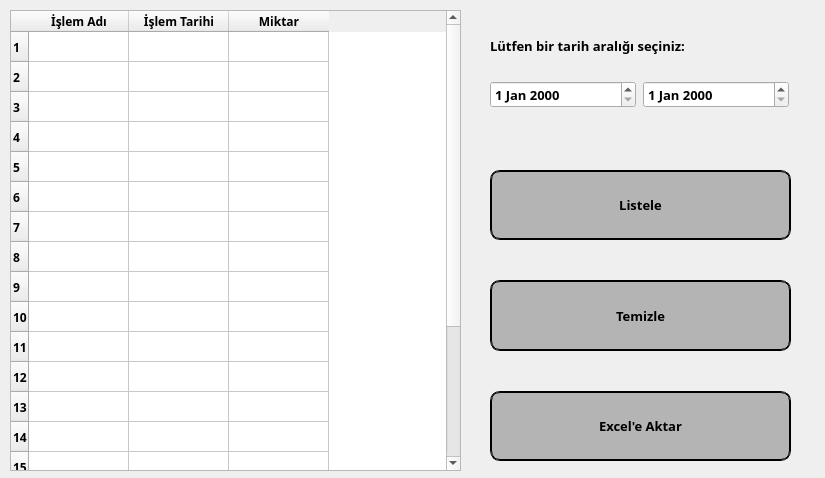
<?xml version="1.0" encoding="UTF-8"?>
<ui version="4.0">
 <class>MainWindow</class>
 <widget class="QMainWindow" name="MainWindow">
  <property name="geometry">
   <rect>
    <x>0</x>
    <y>0</y>
    <width>825</width>
    <height>478</height>
   </rect>
  </property>
  <property name="windowTitle">
   <string>Hesap Geçmişi</string>
  </property>
  <property name="windowIcon">
   <iconset resource="icons.qrc">
    <normaloff>:/icons/logo.png</normaloff>:/icons/logo.png</iconset>
  </property>
  <widget class="QWidget" name="centralwidget">
   <widget class="QWidget" name="horizontalLayoutWidget">
    <property name="geometry">
     <rect>
      <x>10</x>
      <y>10</y>
      <width>451</width>
      <height>461</height>
     </rect>
    </property>
    <layout class="QHBoxLayout" name="horizontalLayout">
     <item>
      <widget class="QTableWidget" name="tableWidget">
       <property name="sizePolicy">
        <sizepolicy hsizetype="Preferred" vsizetype="Preferred">
         <horstretch>0</horstretch>
         <verstretch>0</verstretch>
        </sizepolicy>
       </property>
       <property name="maximumSize">
        <size>
         <width>16777215</width>
         <height>16777215</height>
        </size>
       </property>
       <property name="font">
        <font>
         <family>Bahnschrift SemiBold</family>
         <weight>75</weight>
         <bold>true</bold>
        </font>
       </property>
       <property name="gridStyle">
        <enum>Qt::SolidLine</enum>
       </property>
       <property name="sortingEnabled">
        <bool>true</bool>
       </property>
       <property name="rowCount">
        <number>20</number>
       </property>
       <property name="columnCount">
        <number>3</number>
       </property>
       <row/>
       <row/>
       <row/>
       <row/>
       <row/>
       <row/>
       <row/>
       <row/>
       <row/>
       <row/>
       <row/>
       <row/>
       <row/>
       <row/>
       <row/>
       <row/>
       <row/>
       <row/>
       <row/>
       <row/>
       <column>
        <property name="text">
         <string>İşlem Adı</string>
        </property>
       </column>
       <column>
        <property name="text">
         <string>İşlem Tarihi</string>
        </property>
       </column>
       <column>
        <property name="text">
         <string>Miktar</string>
        </property>
       </column>
      </widget>
     </item>
    </layout>
   </widget>
   <widget class="QWidget" name="verticalLayoutWidget_2">
    <property name="geometry">
     <rect>
      <x>490</x>
      <y>170</y>
      <width>301</width>
      <height>291</height>
     </rect>
    </property>
    <layout class="QVBoxLayout" name="verticalLayout_2">
     <property name="spacing">
      <number>40</number>
     </property>
     <item>
      <widget class="QPushButton" name="pushButton_show">
       <property name="sizePolicy">
        <sizepolicy hsizetype="Minimum" vsizetype="Preferred">
         <horstretch>0</horstretch>
         <verstretch>0</verstretch>
        </sizepolicy>
       </property>
       <property name="font">
        <font>
         <family>Bahnschrift SemiBold</family>
         <pointsize>10</pointsize>
         <weight>75</weight>
         <bold>true</bold>
        </font>
       </property>
       <property name="cursor">
        <cursorShape>PointingHandCursor</cursorShape>
       </property>
       <property name="styleSheet">
        <string notr="true">border-radius: 10px; border: 2px groove black; background-color: rgb(180, 180, 180); </string>
       </property>
       <property name="text">
        <string>Listele</string>
       </property>
      </widget>
     </item>
     <item>
      <widget class="QPushButton" name="pushButton_clear">
       <property name="sizePolicy">
        <sizepolicy hsizetype="Minimum" vsizetype="Preferred">
         <horstretch>0</horstretch>
         <verstretch>0</verstretch>
        </sizepolicy>
       </property>
       <property name="font">
        <font>
         <family>Bahnschrift SemiBold</family>
         <pointsize>10</pointsize>
         <weight>75</weight>
         <bold>true</bold>
        </font>
       </property>
       <property name="cursor">
        <cursorShape>PointingHandCursor</cursorShape>
       </property>
       <property name="styleSheet">
        <string notr="true">border-radius: 10px; border: 2px groove black; background-color: rgb(180, 180, 180); </string>
       </property>
       <property name="text">
        <string>Temizle</string>
       </property>
      </widget>
     </item>
     <item>
      <widget class="QPushButton" name="pushButton_exportToExcel">
       <property name="sizePolicy">
        <sizepolicy hsizetype="Minimum" vsizetype="Preferred">
         <horstretch>0</horstretch>
         <verstretch>0</verstretch>
        </sizepolicy>
       </property>
       <property name="font">
        <font>
         <family>Bahnschrift SemiBold</family>
         <pointsize>10</pointsize>
         <weight>75</weight>
         <bold>true</bold>
        </font>
       </property>
       <property name="cursor">
        <cursorShape>PointingHandCursor</cursorShape>
       </property>
       <property name="styleSheet">
        <string notr="true">border-radius: 10px; border: 2px groove black; background-color: rgb(180, 180, 180); </string>
       </property>
       <property name="text">
        <string>Excel'e Aktar</string>
       </property>
      </widget>
     </item>
    </layout>
   </widget>
   <widget class="QWidget" name="horizontalLayoutWidget_2">
    <property name="geometry">
     <rect>
      <x>490</x>
      <y>60</y>
      <width>299</width>
      <height>69</height>
     </rect>
    </property>
    <layout class="QHBoxLayout" name="horizontalLayout_2">
     <property name="spacing">
      <number>7</number>
     </property>
     <property name="sizeConstraint">
      <enum>QLayout::SetNoConstraint</enum>
     </property>
     <item>
      <widget class="QDateEdit" name="dateEdit">
       <property name="sizePolicy">
        <sizepolicy hsizetype="Minimum" vsizetype="Fixed">
         <horstretch>0</horstretch>
         <verstretch>0</verstretch>
        </sizepolicy>
       </property>
       <property name="font">
        <font>
         <family>Bahnschrift SemiBold</family>
         <pointsize>10</pointsize>
         <weight>75</weight>
         <bold>true</bold>
        </font>
       </property>
      </widget>
     </item>
     <item>
      <widget class="QDateEdit" name="dateEdit_2">
       <property name="font">
        <font>
         <family>Bahnschrift SemiBold</family>
         <pointsize>10</pointsize>
         <weight>75</weight>
         <bold>true</bold>
        </font>
       </property>
      </widget>
     </item>
    </layout>
   </widget>
   <widget class="QLabel" name="label">
    <property name="geometry">
     <rect>
      <x>490</x>
      <y>30</y>
      <width>261</width>
      <height>31</height>
     </rect>
    </property>
    <property name="sizePolicy">
     <sizepolicy hsizetype="Preferred" vsizetype="Preferred">
      <horstretch>0</horstretch>
      <verstretch>0</verstretch>
     </sizepolicy>
    </property>
    <property name="font">
     <font>
      <family>Bahnschrift SemiBold</family>
      <pointsize>10</pointsize>
      <weight>75</weight>
      <bold>true</bold>
     </font>
    </property>
    <property name="text">
     <string>Lütfen bir tarih aralığı seçiniz:</string>
    </property>
   </widget>
   <widget class="QLabel" name="label_temp">
    <property name="geometry">
     <rect>
      <x>760</x>
      <y>140</y>
      <width>55</width>
      <height>16</height>
     </rect>
    </property>
    <property name="text">
     <string/>
    </property>
   </widget>
  </widget>
 </widget>
 <resources>
  <include location="icons.qrc"/>
 </resources>
 <connections/>
</ui>
